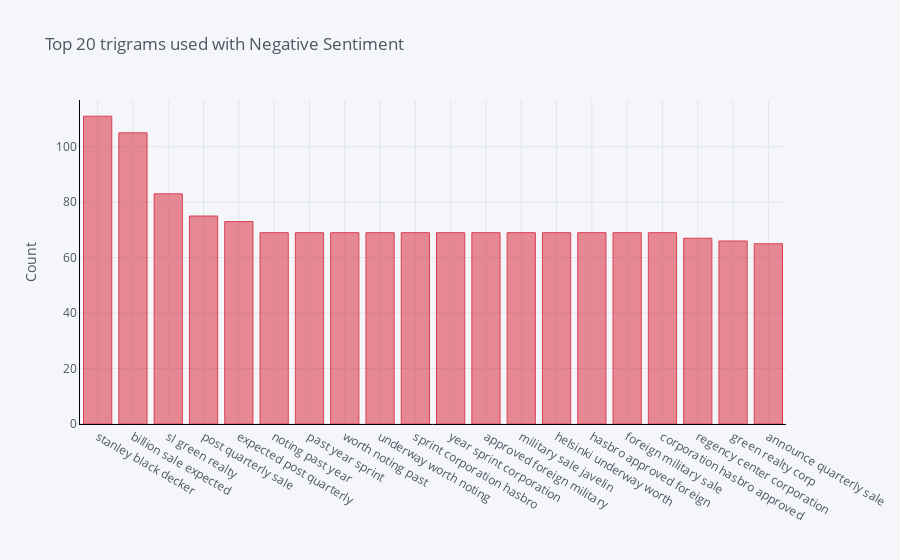

Source (notebook cell):
### Code cell
df_show = get_top_n_words(negative_df['text'],(3,3), 20)
df_show.groupby('word').sum()['count'].sort_values(ascending=False).iplot(
    kind='bar', yTitle='Count', linecolor='black', title='Top 20 trigrams used with Negative Sentiment',color='red')

### Figure 1 — Plotly figure (JSON) as saved in the notebook; plotly's stock layout.template omitted (floating-point values rounded to 4 significant figures)
{"data": [{"marker": {"color": "rgba(219, 64, 82, 0.6)", "line": {"color": "rgba(219, 64, 82, 1.0)", "width": 1}}, "name": "count", "orientation": "v", "text": "", "type": "bar", "x": ["stanley black decker", "billion sale expected", "sl green realty", "post quarterly sale", "expected post quarterly", "noting past year", "past year sprint", "worth noting past", "underway worth noting", "sprint corporation hasbro", "year sprint corporation", "approved foreign military", "military sale javelin", "helsinki underway worth", "hasbro approved foreign", "foreign military sale", "corporation hasbro approved", "regency center corporation", "green realty corp", "announce quarterly sale"], "y": [111, 105, 83, 75, 73, 69, 69, 69, 69, 69, 69, 69, 69, 69, 69, 69, 69, 67, 66, 65]}], "layout": {"legend": {"bgcolor": "#F5F6F9", "font": {"color": "#4D5663"}}, "paper_bgcolor": "#F5F6F9", "plot_bgcolor": "#F5F6F9", "title": {"font": {"color": "#4D5663"}, "text": "Top 20 trigrams used with Negative Sentiment"}, "xaxis": {"gridcolor": "#E1E5ED", "linecolor": "black", "showgrid": true, "tickfont": {"color": "#4D5663"}, "title": {"font": {"color": "#4D5663"}, "text": ""}, "zerolinecolor": "#E1E5ED"}, "yaxis": {"gridcolor": "#E1E5ED", "linecolor": "black", "showgrid": true, "tickfont": {"color": "#4D5663"}, "title": {"font": {"color": "#4D5663"}, "text": "Count"}, "zerolinecolor": "#E1E5ED"}}}
